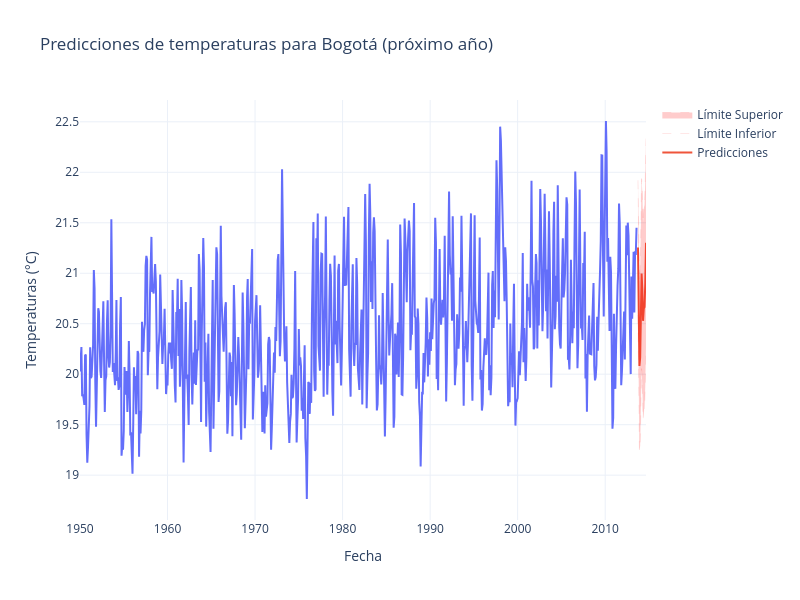

This figure's notebook cell:
### Code cell
# Prediciendo el próximo año
forecast_steps = 12
forecast = fitted_model.get_forecast(steps=forecast_steps)


# 4. Crear el índice de fechas para el forecast
forecast_index = pd.date_range(start=bogota_predic.index[-1] + pd.DateOffset(months=1), periods=forecast_steps, freq='ME')

# Obteniendo los intervalos de confianza
forecast_ci = forecast.conf_int()


# graficando los resultados usando plotly y añadiendo los límites de confianza
fig = px.line(bogota_predic, x=bogota_predic.index, y='y', title='Predicciones de temperaturas para Bogotá (próximo año)')
fig.add_scatter(x=forecast_index, y=forecast.predicted_mean, mode='lines', name='Predicciones')

fig.add_scatter(x=forecast_index, y=forecast_ci.iloc[:, 0], mode='lines', name='Límite Inferior', line=dict(dash='dash', color='red', width = 0.1), fill= None)
fig.add_scatter(x=forecast_index, y=forecast_ci.iloc[:, 1], mode='lines', name='Límite Superior', line=dict(dash='dash', color='red', width = 0.1), fill= 'tonexty', fillcolor='rgba(255, 0, 0, 0.2)')
fig.update_layout(
    xaxis_title='Fecha',
    yaxis_title='Temperaturas (°C)',
    template='plotly_white',
    width=800,
    height=600,
)
fig.show()

### Figure 1 — Plotly figure (JSON) as saved in the notebook; plotly's stock layout.template omitted (floating-point values rounded to 4 significant figures; data arrays with more than 128 entries replaced by an {"elided": "..."} marker saying what was removed)
{"data": [{"hovertemplate": "ds=%{x}<br>y=%{y}<extra></extra>", "legendgroup": "", "line": {"color": "#636efa", "dash": "solid"}, "marker": {"symbol": "circle"}, "mode": "lines", "name": "", "orientation": "v", "showlegend": false, "type": "scatter", "x": {"elided": "764 str values"}, "xaxis": "x", "y": {"elided": "764 float values"}, "yaxis": "y"}, {"mode": "lines", "name": "Predicciones", "type": "scatter", "x": ["2013-09-30T00:00:00.000000", "2013-10-31T00:00:00.000000", "2013-11-30T00:00:00.000000", "2013-12-31T00:00:00.000000", "2014-01-31T00:00:00.000000", "2014-02-28T00:00:00.000000", "2014-03-31T00:00:00.000000", "2014-04-30T00:00:00.000000", "2014-05-31T00:00:00.000000", "2014-06-30T00:00:00.000000", "2014-07-31T00:00:00.000000", "2014-08-31T00:00:00.000000"], "y": [21.25, 20.4, 20.08, 20.17, 20.62, 21.0, 20.84, 20.53, 20.65, 20.67, 20.89, 21.3]}, {"line": {"color": "red", "dash": "dash", "width": 0.1}, "mode": "lines", "name": "Límite Inferior", "type": "scatter", "x": ["2013-09-30T00:00:00.000000", "2013-10-31T00:00:00.000000", "2013-11-30T00:00:00.000000", "2013-12-31T00:00:00.000000", "2014-01-31T00:00:00.000000", "2014-02-28T00:00:00.000000", "2014-03-31T00:00:00.000000", "2014-04-30T00:00:00.000000", "2014-05-31T00:00:00.000000", "2014-06-30T00:00:00.000000", "2014-07-31T00:00:00.000000", "2014-08-31T00:00:00.000000"], "y": [20.59, 19.62, 19.24, 19.29, 19.71, 20.06, 19.88, 19.55, 19.66, 19.65, 19.87, 20.27]}, {"fill": "tonexty", "fillcolor": "rgba(255, 0, 0, 0.2)", "line": {"color": "red", "dash": "dash", "width": 0.1}, "mode": "lines", "name": "Límite Superior", "type": "scatter", "x": ["2013-09-30T00:00:00.000000", "2013-10-31T00:00:00.000000", "2013-11-30T00:00:00.000000", "2013-12-31T00:00:00.000000", "2014-01-31T00:00:00.000000", "2014-02-28T00:00:00.000000", "2014-03-31T00:00:00.000000", "2014-04-30T00:00:00.000000", "2014-05-31T00:00:00.000000", "2014-06-30T00:00:00.000000", "2014-07-31T00:00:00.000000", "2014-08-31T00:00:00.000000"], "y": [21.92, 21.17, 20.92, 21.04, 21.54, 21.94, 21.8, 21.5, 21.65, 21.68, 21.92, 22.33]}], "layout": {"height": 600, "legend": {"tracegroupgap": 0}, "title": {"text": "Predicciones de temperaturas para Bogotá (próximo año)"}, "width": 800, "xaxis": {"anchor": "y", "domain": [0, 1], "title": {"text": "Fecha"}}, "yaxis": {"anchor": "x", "domain": [0, 1], "title": {"text": "Temperaturas (°C)"}}}}
